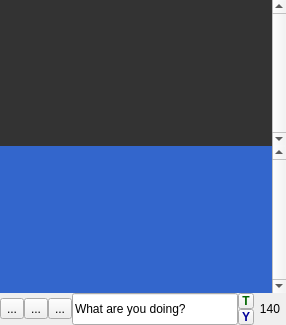
<?xml version="1.0" encoding="UTF-8"?>
<ui version="4.0">
 <class>MainWindow</class>
 <widget class="QWidget" name="MainWindow">
  <property name="geometry">
   <rect>
    <x>0</x>
    <y>0</y>
    <width>286</width>
    <height>325</height>
   </rect>
  </property>
  <property name="minimumSize">
   <size>
    <width>264</width>
    <height>100</height>
   </size>
  </property>
  <property name="windowTitle">
   <string>qTwitter</string>
  </property>
  <property name="windowIcon">
   <iconset resource="../res/resources.qrc">
    <normaloff>:/icons/twitter_48.png</normaloff>:/icons/twitter_48.png</iconset>
  </property>
  <property name="styleSheet">
   <string notr="true"/>
  </property>
  <layout class="QVBoxLayout" name="verticalLayout_3">
   <property name="spacing">
    <number>0</number>
   </property>
   <property name="margin">
    <number>0</number>
   </property>
   <item>
    <widget class="StatusList" name="statusListView">
     <property name="palette">
      <palette>
       <active>
        <colorrole role="Base">
         <brush brushstyle="SolidPattern">
          <color alpha="255">
           <red>51</red>
           <green>51</green>
           <blue>51</blue>
          </color>
         </brush>
        </colorrole>
        <colorrole role="Highlight">
         <brush brushstyle="SolidPattern">
          <color alpha="0">
           <red>181</red>
           <green>213</green>
           <blue>255</blue>
          </color>
         </brush>
        </colorrole>
       </active>
       <inactive>
        <colorrole role="Base">
         <brush brushstyle="SolidPattern">
          <color alpha="255">
           <red>51</red>
           <green>51</green>
           <blue>51</blue>
          </color>
         </brush>
        </colorrole>
        <colorrole role="Highlight">
         <brush brushstyle="SolidPattern">
          <color alpha="0">
           <red>181</red>
           <green>213</green>
           <blue>255</blue>
          </color>
         </brush>
        </colorrole>
       </inactive>
       <disabled>
        <colorrole role="Base">
         <brush brushstyle="SolidPattern">
          <color alpha="255">
           <red>212</red>
           <green>208</green>
           <blue>200</blue>
          </color>
         </brush>
        </colorrole>
        <colorrole role="Highlight">
         <brush brushstyle="SolidPattern">
          <color alpha="255">
           <red>208</red>
           <green>208</green>
           <blue>208</blue>
          </color>
         </brush>
        </colorrole>
       </disabled>
      </palette>
     </property>
     <property name="styleSheet">
      <string notr="true"/>
     </property>
     <property name="frameShape">
      <enum>QFrame::NoFrame</enum>
     </property>
     <property name="verticalScrollBarPolicy">
      <enum>Qt::ScrollBarAlwaysOn</enum>
     </property>
     <property name="horizontalScrollBarPolicy">
      <enum>Qt::ScrollBarAlwaysOff</enum>
     </property>
     <property name="autoScroll">
      <bool>true</bool>
     </property>
     <property name="autoScrollMargin">
      <number>1</number>
     </property>
     <property name="editTriggers">
      <set>QAbstractItemView::NoEditTriggers</set>
     </property>
     <property name="showDropIndicator" stdset="0">
      <bool>true</bool>
     </property>
     <property name="dragDropMode">
      <enum>QAbstractItemView::NoDragDrop</enum>
     </property>
     <property name="iconSize">
      <size>
       <width>48</width>
       <height>48</height>
      </size>
     </property>
     <property name="verticalScrollMode">
      <enum>QAbstractItemView::ScrollPerPixel</enum>
     </property>
     <property name="horizontalScrollMode">
      <enum>QAbstractItemView::ScrollPerPixel</enum>
     </property>
     <property name="movement">
      <enum>QListView::Free</enum>
     </property>
     <property name="flow">
      <enum>QListView::LeftToRight</enum>
     </property>
     <property name="isWrapping" stdset="0">
      <bool>true</bool>
     </property>
     <property name="resizeMode">
      <enum>QListView::Adjust</enum>
     </property>
     <property name="spacing">
      <number>0</number>
     </property>
     <property name="wordWrap">
      <bool>true</bool>
     </property>
    </widget>
   </item>
   <item>
    <widget class="StatusList" name="yammerListView">
     <property name="palette">
      <palette>
       <active>
        <colorrole role="Base">
         <brush brushstyle="SolidPattern">
          <color alpha="255">
           <red>51</red>
           <green>102</green>
           <blue>204</blue>
          </color>
         </brush>
        </colorrole>
       </active>
       <inactive>
        <colorrole role="Base">
         <brush brushstyle="SolidPattern">
          <color alpha="255">
           <red>51</red>
           <green>102</green>
           <blue>204</blue>
          </color>
         </brush>
        </colorrole>
       </inactive>
       <disabled>
        <colorrole role="Base">
         <brush brushstyle="SolidPattern">
          <color alpha="255">
           <red>212</red>
           <green>208</green>
           <blue>200</blue>
          </color>
         </brush>
        </colorrole>
       </disabled>
      </palette>
     </property>
     <property name="frameShape">
      <enum>QFrame::NoFrame</enum>
     </property>
     <property name="verticalScrollBarPolicy">
      <enum>Qt::ScrollBarAlwaysOn</enum>
     </property>
     <property name="horizontalScrollBarPolicy">
      <enum>Qt::ScrollBarAlwaysOff</enum>
     </property>
     <property name="autoScrollMargin">
      <number>1</number>
     </property>
     <property name="editTriggers">
      <set>QAbstractItemView::NoEditTriggers</set>
     </property>
     <property name="iconSize">
      <size>
       <width>48</width>
       <height>48</height>
      </size>
     </property>
     <property name="verticalScrollMode">
      <enum>QAbstractItemView::ScrollPerPixel</enum>
     </property>
     <property name="horizontalScrollMode">
      <enum>QAbstractItemView::ScrollPerPixel</enum>
     </property>
     <property name="movement">
      <enum>QListView::Free</enum>
     </property>
     <property name="flow">
      <enum>QListView::LeftToRight</enum>
     </property>
     <property name="isWrapping" stdset="0">
      <bool>true</bool>
     </property>
     <property name="resizeMode">
      <enum>QListView::Adjust</enum>
     </property>
     <property name="wordWrap">
      <bool>true</bool>
     </property>
    </widget>
   </item>
   <item>
    <layout class="QHBoxLayout" name="horizontalLayout">
     <property name="spacing">
      <number>0</number>
     </property>
     <property name="topMargin">
      <number>0</number>
     </property>
     <property name="rightMargin">
      <number>0</number>
     </property>
     <item>
      <widget class="QToolButton" name="moreButton">
       <property name="toolTip">
        <string>More...</string>
       </property>
       <property name="text">
        <string>...</string>
       </property>
       <property name="icon">
        <iconset resource="../res/resources.qrc">
         <normaloff>:/icons/add_48.png</normaloff>:/icons/add_48.png</iconset>
       </property>
       <property name="iconSize">
        <size>
         <width>22</width>
         <height>22</height>
        </size>
       </property>
       <property name="popupMode">
        <enum>QToolButton::InstantPopup</enum>
       </property>
      </widget>
     </item>
     <item>
      <widget class="QToolButton" name="settingsButton">
       <property name="toolTip">
        <string>Settings</string>
       </property>
       <property name="styleSheet">
        <string notr="true"/>
       </property>
       <property name="text">
        <string>...</string>
       </property>
       <property name="icon">
        <iconset resource="../res/resources.qrc">
         <normaloff>:/icons/spanner_48.png</normaloff>:/icons/spanner_48.png</iconset>
       </property>
       <property name="iconSize">
        <size>
         <width>22</width>
         <height>22</height>
        </size>
       </property>
      </widget>
     </item>
     <item>
      <widget class="QToolButton" name="updateButton">
       <property name="toolTip">
        <string>Update tweets</string>
       </property>
       <property name="styleSheet">
        <string notr="true"/>
       </property>
       <property name="text">
        <string>...</string>
       </property>
       <property name="icon">
        <iconset resource="../res/resources.qrc">
         <normaloff>:/icons/refresh_48.png</normaloff>:/icons/refresh_48.png</iconset>
       </property>
       <property name="iconSize">
        <size>
         <width>22</width>
         <height>22</height>
        </size>
       </property>
      </widget>
     </item>
     <item>
      <widget class="StatusEdit" name="statusEdit">
       <property name="minimumSize">
        <size>
         <width>0</width>
         <height>25</height>
        </size>
       </property>
       <property name="maximumSize">
        <size>
         <width>16777215</width>
         <height>32</height>
        </size>
       </property>
       <property name="styleSheet">
        <string notr="true">QStatusEdit { background-color: rgb(76, 76, 76) }</string>
       </property>
       <property name="text">
        <string>What are you doing?</string>
       </property>
       <property name="maxLength">
        <number>140</number>
       </property>
      </widget>
     </item>
     <item>
      <widget class="QFrame" name="serviceSelectionPanel">
       <property name="frameShape">
        <enum>QFrame::NoFrame</enum>
       </property>
       <property name="frameShadow">
        <enum>QFrame::Plain</enum>
       </property>
       <layout class="QVBoxLayout" name="verticalLayout_2">
        <property name="spacing">
         <number>0</number>
        </property>
        <property name="margin">
         <number>0</number>
        </property>
        <item>
         <widget class="QToolButton" name="twitterButton">
          <property name="maximumSize">
           <size>
            <width>16</width>
            <height>16</height>
           </size>
          </property>
          <property name="palette">
           <palette>
            <active>
             <colorrole role="ButtonText">
              <brush brushstyle="SolidPattern">
               <color alpha="255">
                <red>0</red>
                <green>102</green>
                <blue>0</blue>
               </color>
              </brush>
             </colorrole>
            </active>
            <inactive>
             <colorrole role="ButtonText">
              <brush brushstyle="SolidPattern">
               <color alpha="255">
                <red>0</red>
                <green>102</green>
                <blue>0</blue>
               </color>
              </brush>
             </colorrole>
            </inactive>
            <disabled>
             <colorrole role="ButtonText">
              <brush brushstyle="SolidPattern">
               <color alpha="255">
                <red>106</red>
                <green>104</green>
                <blue>100</blue>
               </color>
              </brush>
             </colorrole>
            </disabled>
           </palette>
          </property>
          <property name="font">
           <font>
            <weight>75</weight>
            <bold>true</bold>
           </font>
          </property>
          <property name="text">
           <string>T</string>
          </property>
          <property name="checkable">
           <bool>true</bool>
          </property>
          <property name="autoExclusive">
           <bool>true</bool>
          </property>
         </widget>
        </item>
        <item>
         <widget class="QToolButton" name="yammerButton">
          <property name="maximumSize">
           <size>
            <width>16</width>
            <height>16</height>
           </size>
          </property>
          <property name="palette">
           <palette>
            <active>
             <colorrole role="ButtonText">
              <brush brushstyle="SolidPattern">
               <color alpha="255">
                <red>0</red>
                <green>0</green>
                <blue>153</blue>
               </color>
              </brush>
             </colorrole>
            </active>
            <inactive>
             <colorrole role="ButtonText">
              <brush brushstyle="SolidPattern">
               <color alpha="255">
                <red>0</red>
                <green>0</green>
                <blue>153</blue>
               </color>
              </brush>
             </colorrole>
            </inactive>
            <disabled>
             <colorrole role="ButtonText">
              <brush brushstyle="SolidPattern">
               <color alpha="255">
                <red>106</red>
                <green>104</green>
                <blue>100</blue>
               </color>
              </brush>
             </colorrole>
            </disabled>
           </palette>
          </property>
          <property name="font">
           <font>
            <weight>75</weight>
            <bold>true</bold>
           </font>
          </property>
          <property name="text">
           <string>Y</string>
          </property>
          <property name="checkable">
           <bool>true</bool>
          </property>
          <property name="autoExclusive">
           <bool>true</bool>
          </property>
         </widget>
        </item>
       </layout>
      </widget>
     </item>
     <item>
      <widget class="QLabel" name="countdownLabel">
       <property name="sizePolicy">
        <sizepolicy hsizetype="Fixed" vsizetype="Preferred">
         <horstretch>0</horstretch>
         <verstretch>0</verstretch>
        </sizepolicy>
       </property>
       <property name="minimumSize">
        <size>
         <width>32</width>
         <height>0</height>
        </size>
       </property>
       <property name="toolTip">
        <string/>
       </property>
       <property name="layoutDirection">
        <enum>Qt::LeftToRight</enum>
       </property>
       <property name="styleSheet">
        <string notr="true"/>
       </property>
       <property name="text">
        <string notr="true">140</string>
       </property>
       <property name="alignment">
        <set>Qt::AlignCenter</set>
       </property>
       <property name="wordWrap">
        <bool>false</bool>
       </property>
       <property name="margin">
        <number>0</number>
       </property>
       <property name="indent">
        <number>-1</number>
       </property>
       <property name="openExternalLinks">
        <bool>false</bool>
       </property>
       <property name="textInteractionFlags">
        <set>Qt::NoTextInteraction</set>
       </property>
      </widget>
     </item>
    </layout>
   </item>
  </layout>
 </widget>
 <customwidgets>
  <customwidget>
   <class>StatusEdit</class>
   <extends>QLineEdit</extends>
   <header>statusedit.h</header>
  </customwidget>
  <customwidget>
   <class>StatusList</class>
   <extends>QListView</extends>
   <header>statuslist.h</header>
  </customwidget>
 </customwidgets>
 <tabstops>
  <tabstop>statusListView</tabstop>
  <tabstop>yammerListView</tabstop>
  <tabstop>statusEdit</tabstop>
  <tabstop>updateButton</tabstop>
  <tabstop>settingsButton</tabstop>
  <tabstop>moreButton</tabstop>
  <tabstop>twitterButton</tabstop>
  <tabstop>yammerButton</tabstop>
 </tabstops>
 <resources>
  <include location="../res/resources.qrc"/>
 </resources>
 <connections>
  <connection>
   <sender>twitterButton</sender>
   <signal>clicked(bool)</signal>
   <receiver>yammerListView</receiver>
   <slot>setHidden(bool)</slot>
   <hints>
    <hint type="sourcelabel">
     <x>246</x>
     <y>300</y>
    </hint>
    <hint type="destinationlabel">
     <x>263</x>
     <y>278</y>
    </hint>
   </hints>
  </connection>
  <connection>
   <sender>yammerButton</sender>
   <signal>clicked(bool)</signal>
   <receiver>statusListView</receiver>
   <slot>setHidden(bool)</slot>
   <hints>
    <hint type="sourcelabel">
     <x>245</x>
     <y>315</y>
    </hint>
    <hint type="destinationlabel">
     <x>203</x>
     <y>127</y>
    </hint>
   </hints>
  </connection>
  <connection>
   <sender>twitterButton</sender>
   <signal>clicked(bool)</signal>
   <receiver>statusListView</receiver>
   <slot>setShown(bool)</slot>
   <hints>
    <hint type="sourcelabel">
     <x>246</x>
     <y>295</y>
    </hint>
    <hint type="destinationlabel">
     <x>245</x>
     <y>124</y>
    </hint>
   </hints>
  </connection>
  <connection>
   <sender>yammerButton</sender>
   <signal>clicked(bool)</signal>
   <receiver>yammerListView</receiver>
   <slot>setShown(bool)</slot>
   <hints>
    <hint type="sourcelabel">
     <x>246</x>
     <y>316</y>
    </hint>
    <hint type="destinationlabel">
     <x>175</x>
     <y>276</y>
    </hint>
   </hints>
  </connection>
  <connection>
   <sender>twitterButton</sender>
   <signal>clicked(bool)</signal>
   <receiver>statusListView</receiver>
   <slot>setFocus()</slot>
   <hints>
    <hint type="sourcelabel">
     <x>250</x>
     <y>298</y>
    </hint>
    <hint type="destinationlabel">
     <x>166</x>
     <y>133</y>
    </hint>
   </hints>
  </connection>
  <connection>
   <sender>yammerButton</sender>
   <signal>clicked(bool)</signal>
   <receiver>yammerListView</receiver>
   <slot>setFocus()</slot>
   <hints>
    <hint type="sourcelabel">
     <x>246</x>
     <y>318</y>
    </hint>
    <hint type="destinationlabel">
     <x>160</x>
     <y>282</y>
    </hint>
   </hints>
  </connection>
 </connections>
</ui>
